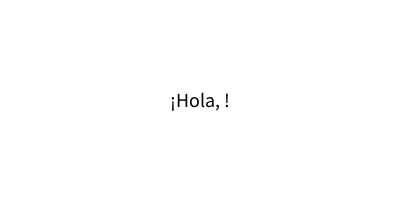
Frame 1 (no input)
Frame 60 (the mouse pressed at the canvas centre just before this capture): identical to frame 1, image omitted
Frame 120 (the mouse held since frame 60 and released just before this capture): identical to frame 1, image omitted

The Processing sketch that drew this single still picture (run headless with seeded random() and noise(); from frame 60 on, the mouse is pressed at the canvas centre):

// Processing sketch: sketch_240415a
// ── sketch_240415a.pde
String nombre = "";

void setup() {
  size(400, 200);
  textAlign(CENTER, CENTER);
  textSize(20);
  println("Por favor, ingresa tu nombre:");
}

void draw() {
  background(255);
  fill(#000000);
  text("¡Hola, " + nombre + "!", width/2, height/2);
}

void keyTyped() {
  nombre = nombre + key;
}
